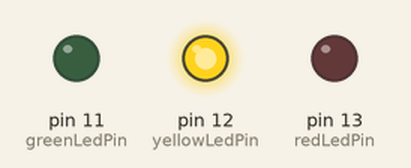
A sketch run on a simulated Arduino Uno, built with avr-gcc and run on an emulated ATmega328P. Shown: output pins drawn as LEDs (lit = HIGH).

Above: at 11.5 s.
At 17.5 s:
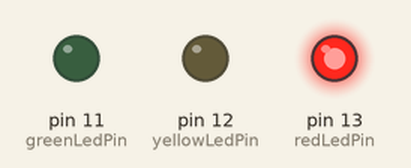
At 29.5 s:
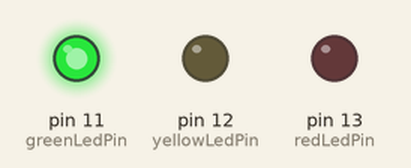
Timing chart, 0 to 42.2 s (numbered marks = the images above):
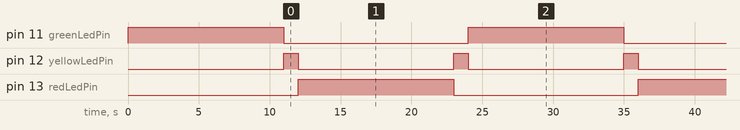

Measured:
- by itself, pin 11 (greenLedPin), pin 13 (redLedPin): alternates HIGH for 11.0 s and LOW for 13.0 s
- by itself, pin 12 (yellowLedPin): alternates HIGH for 1.0 s and LOW for 11.0 s
- by itself, everything shown: repeats every 24.0 s, in 4 steps

The sketch:

lab4.ino
```cpp
// Simple sketch for traffic lights

// constants for led pins
const byte greenLedPin = 11;
const byte yellowLedPin = 12;
const byte redLedPin = 13;

// constants for led work time
const byte greenTime = 11;
const byte yellowTime = 1;
const byte redTime = 11;

// method for switching rad and green light
void switchLight(byte ledToDisable, byte ledToEnable, byte ledToEnableTime) {
  // disabling ledToDisable
  digitalWrite(ledToDisable, LOW);

  // enabling yeloow led and setting delay with value from const yellowTime
  digitalWrite(yellowLedPin, HIGH);
  delay(yellowTime * 1000);

  // disabling yellow
  digitalWrite(yellowLedPin, LOW);

  // enabling ledToEnable and setting delay with value ledToEnableTime
  digitalWrite(ledToEnable, HIGH);
  delay(ledToEnableTime * 1000);
}

void setup() {
  // setting led's pins pinMode to output
  pinMode(greenLedPin, OUTPUT);
  pinMode(yellowLedPin, OUTPUT);
  pinMode(redLedPin, OUTPUT);
  // initial enabling green led with it delay time
  digitalWrite(greenLedPin, HIGH);
  delay(greenTime * 1000);
}

void loop() {
  // switching green light to red
  switchLight(greenLedPin, redLedPin, redTime);
  // switching red light to green
  switchLight(redLedPin, greenLedPin, greenTime);
}
```
